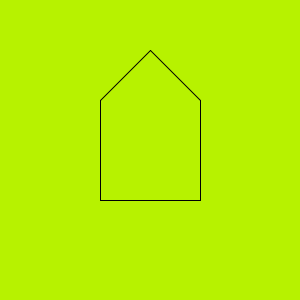
Frame 1 (no input)
Frame 60 (the mouse pressed at the canvas centre just before this capture): identical to frame 1, image omitted
Frame 120 (the mouse held since frame 60 and released just before this capture): identical to frame 1, image omitted

The Processing sketch that drew this single still picture (run headless with seeded random() and noise(); from frame 60 on, the mouse is pressed at the canvas centre):

// Processing sketch: processing_174854
// ── processing_174854.pde

// Wackeldach
// 03.12.2014

/*Aufgabenstellung
Ergänze das Haus so, dass die Dachspitze mit dem Mauscursor mitwandert. 
Hinweis: Wie du die Mausposition nutzen kannst, ist in Abschnitt 2 erklärt.
*/

void setup(){
  size(300,300);
}

void draw(){
  background(183,242,0);
  line(100,200,200,200);
  line(100,100,100,200);
  line(200,100,200,200);
  line(100,100,150,50);
  line(150,50,200,100);
}
